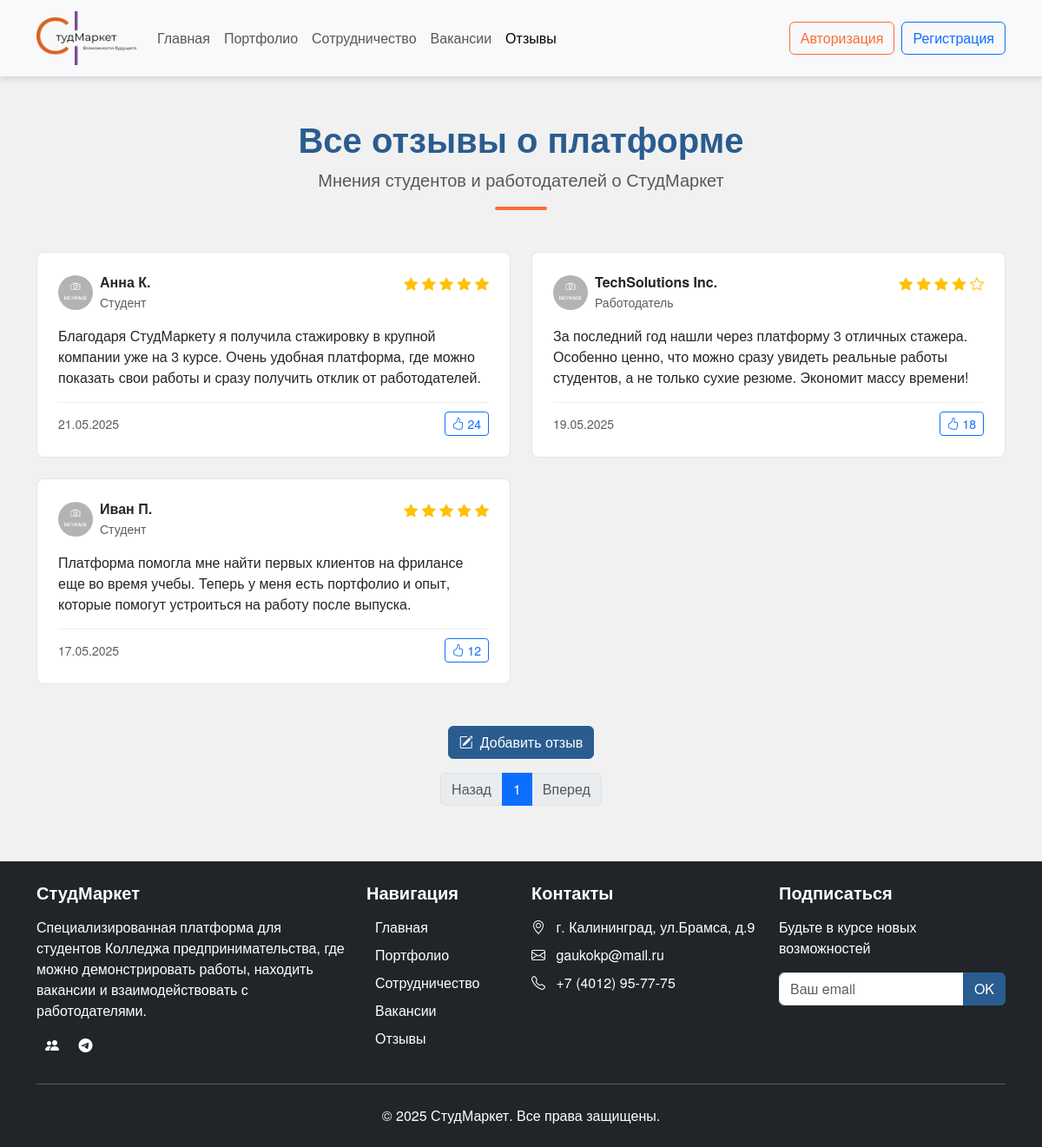
/files/all_reviews.php, run on an earlier commit of the app's database.
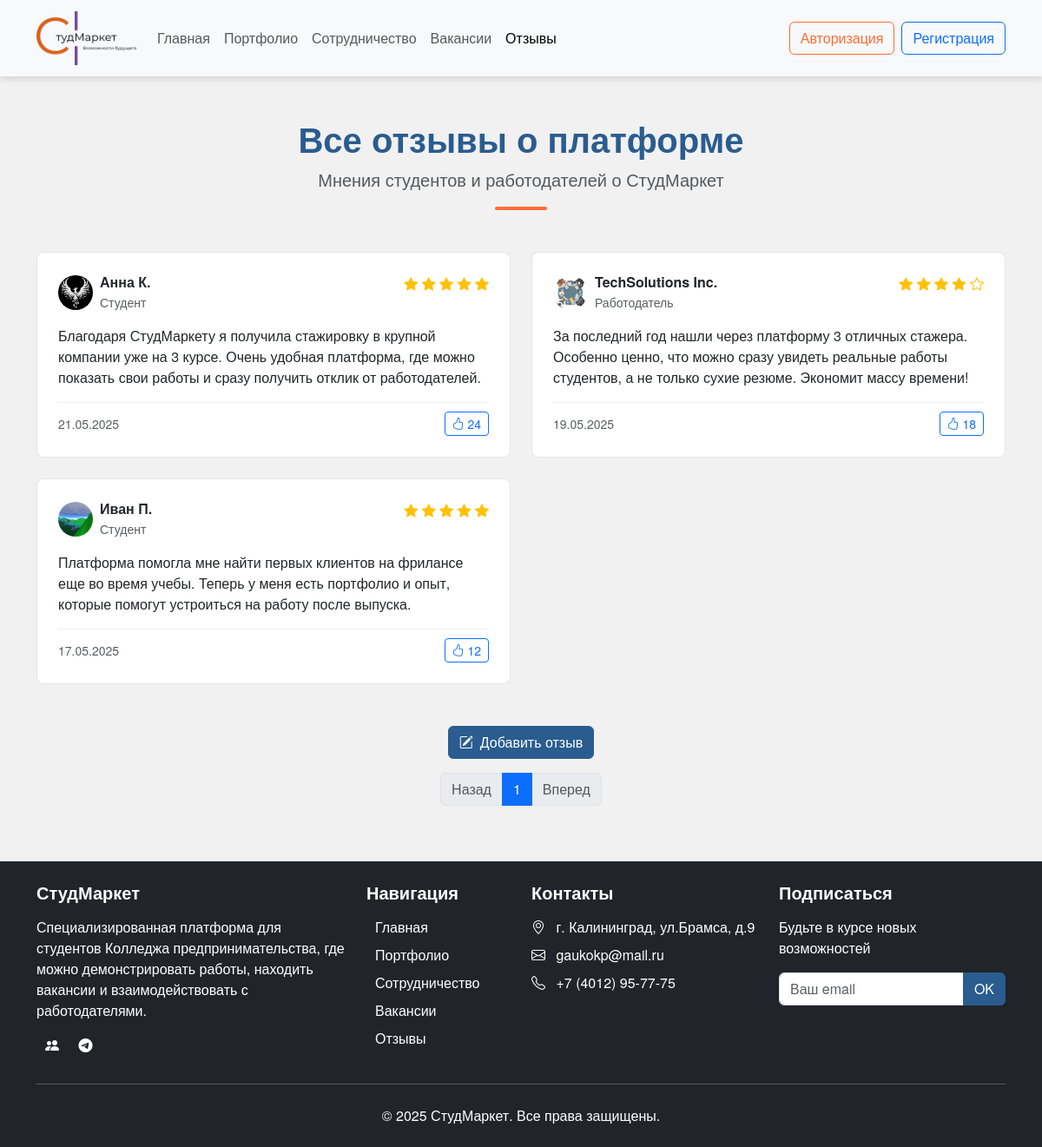
And on a later commit of the database.
### tables this page shows
CREATE TABLE `reviews` (
  `id` int(11) NOT NULL,
  `user_id` int(11) NOT NULL,
  `rating` tinyint(4) NOT NULL,
  `text` text NOT NULL,
  `created_at` timestamp NULL DEFAULT CURRENT_TIMESTAMP
);

CREATE TABLE `users` (
  `id` int(11) NOT NULL,
  `name` varchar(100) NOT NULL,
  `email` varchar(100) NOT NULL,
  `password` varchar(255) NOT NULL,
  `user_type` enum('student','employer') NOT NULL,
  `phone` varchar(20) DEFAULT NULL,
  `created_at` timestamp NULL DEFAULT CURRENT_TIMESTAMP,
  `avatar_path` varchar(255) DEFAULT 'img/no-image.png'
);

### files/all_reviews.php (the view, shortened to what this page needs)
<?php
require_once("../config/link.php");
$isLoggedIn = isset($_SESSION['user_id']);
$current_page = isset($_GET['page']) ? (int)$_GET['page'] : 1;
$limit = 10;
$offset = ($current_page - 1) * $limit;
$sql = "SELECT r.*, u.name as user_name, u.user_type, u.avatar_path, (SELECT COUNT(*) FROM likes WHERE review_id = r.id AND is_active = 1) as like_count, (SELECT SUM(like_currect) FROM likes WHERE review_id = r.id) as like_currect_sum FROM reviews r JOIN users u ON r.user_id = u.id ORDER BY r.created_at DESC LIMIT $limit OFFSET $offset";
$reviews = mysqli_query($conn, $sql);
$total_reviews = mysqli_fetch_assoc(mysqli_query($conn, "SELECT COUNT(*) as count FROM reviews"))['count'];
$total_pages = ceil($total_reviews / $limit);
?>
<!DOCTYPE html>
<html lang="ru">
<head>
    <link rel="stylesheet" href="../css/bootstrap.min.css">
    <link rel="stylesheet" href="https://cdn.jsdelivr.net/npm/bootstrap-icons@1.11.1/font/bootstrap-icons.css">
    <link rel="stylesheet" href="../style.css">
</head>
<body class="d-flex flex-column min-vh-100">
<div class="flex-grow-1">
    <nav class="navbar navbar-expand-lg navbar-light bg-light sticky-top">
        <div class="container">
            <a class="navbar-brand" href="../index.php">
                <img class="logo" src="../img/img5.png" alt="Логотип">
            </a>
            <div class="collapse navbar-collapse" id="navbarNav">
                <ul class="navbar-nav me-auto mb-2 mb-lg-0">
                    <?php
                    if ($isLoggedIn)
                    {
                    ?>
                    <li class="nav-item">
                        <a class="nav-link" href="../profile.php">Главная</a>
                    </li>
                    <?php
                    }
                    else
                    {
                    ?>
                    <li class="nav-item">
                        <a class="nav-link" href="../index.php">Главная</a>
                    </li>
                    <?php
                    }
                    ?>
                    <li class="nav-item">
                        <a class="nav-link" href="portfolio.php">Портфолио</a>
                    </li>
                    <li class="nav-item">
                        <a class="nav-link" href="cooperation.php">Сотрудничество</a>
                    </li>
                    <li class="nav-item">
                        <a class="nav-link" href="vacancies.php">Вакансии</a>
                    </li>
                    <li class="nav-item">
                        <a class="nav-link active" aria-current="page" href="all_reviews.php">Отзывы</a>
                    </li>
                </ul>
                <div class="d-flex">
                    <?php
                    if ($isLoggedIn)
                    {
                    ?>
                        <a href="logout.php" class="btn btn-outline-danger">
                            <i class="bi bi-box-arrow-right"></i> Выйти
                        </a>
                    <?php
                    }
                    else
                    {
                    ?>
                        <button class="btn btn-outline-light me-2" data-bs-toggle="modal" data-bs-target="#loginModal">Авторизация</button>
                        <button class="btn btn-outline-primary" data-bs-toggle="modal" data-bs-target="#registerModal">Регистрация</button>
                    <?php
                    }
                    ?>
                </div>
            </div>
        </div>
    </nav>
    <section class="reviews-section py-5">
        <div class="container">
            <div class="section-header text-center mb-5">
                <h2 class="display-5 fw-bold">Все отзывы о платформе</h2>
                <p class="lead text-muted">Мнения студентов и работодателей о СтудМаркет</p>
                <div class="divider mx-auto"></div>
            </div>
            <div class="row g-4">
                <?php
                while($review = mysqli_fetch_assoc($reviews))
                {
                    $isLiked = false;
                    $likeTotal = $review['like_count'] + ($review['like_currect_sum'] ?? 0);
                ?>
                <div class="col-lg-6">
                    <div class="review-card p-4 bg-white rounded-3 h-100">
                        <div class="review-header d-flex justify-content-between mb-3">
                            <div class="reviewer-info d-flex align-items-center">
                                <?php
                                $avatarPath = !empty($review['avatar_path']) ? $review['avatar_path'] : '../img/no-image.png';
                                if (!empty($review['avatar_path']) && strpos($review['avatar_path'], '../') === false)
                                {
                                    $avatarPath = '../' . $review['avatar_path'];
                                }
                                ?>
                                <img src="<?= htmlspecialchars($avatarPath) ?>" alt="Аватар" class="rounded-circle me-2" style="width: 40px; height: 40px; object-fit: cover;">
                                <div>
                                    <h6 class="mb-1"><?= htmlspecialchars($review['user_name']) ?></h6>
                                    <p class="text-muted small mb-0">
                                        <?= $review['user_type'] === 'employer' ? 'Работодатель' : 'Студент' ?>
                                    </p>
                                </div>
                            </div>
                            <div class="rating">
                                <div class="stars">
                                    <?php
                                    for ($i = 1; $i <= 5; $i++)
                                    {
                                    ?>
                                        <i class="bi bi-star<?= $i <= $review['rating'] ? '-fill' : '' ?> text-warning"></i>
                                    <?php
                                    }
                                    ?>
                                </div>
                            </div>
                        </div>
                        <div class="review-body">
                            <p class="mb-3"><?= nl2br(htmlspecialchars($review['text'])) ?></p>
                        </div>
                        <div class="review-footer d-flex justify-content-between align-items-center">
                            <p class="text-muted small mb-0">
                                <?= date('d.m.Y', strtotime($review['created_at'])) ?>
                            </p>
                            <?php
                            if ($isLoggedIn)
                            {
                            ?>
                                <a href="all_reviews.php?page=<?= $current_page ?>&action=<?= $isLiked ? 'unlike' : 'like' ?>&id=<?= $review['id'] ?>"
                                class="btn btn-sm <?= $isLiked ? 'btn-primary' : 'btn-outline-primary' ?> like-btn">
                                    <i class="bi bi-hand-thumbs-up"></i>
                                    <span class="like-count"><?= $likeTotal ?></span>
                                </a>
                            <?php
                            }
                            else
                            {
                            ?>
                                <button class="btn btn-sm btn-outline-primary like-btn" data-bs-toggle="modal" data-bs-target="#loginModal">
                                    <i class="bi bi-hand-thumbs-up"></i>
                                    <span class="like-count"><?= $likeTotal ?></span>
                                </button>
                            <?php
                            }
                            ?>
                        </div>
                    </div>
                </div>
                <?php
                }
                ?>
            </div>
            <div class="text-center mt-5">
                <?php
                if ($isLoggedIn)
                {
                ?>
                <button class="btn btn-primary" data-bs-toggle="modal" data-bs-target="#addReviewModal">
                    <i class="bi bi-pencil-square me-2"></i>Добавить отзыв
                </button>
                <?php
                }
                else
                {
                ?>
                <button class="btn btn-primary" data-bs-toggle="modal" data-bs-target="#loginModal">
                    <i class="bi bi-pencil-square me-2"></i>Добавить отзыв
                </button>
                <?php
                }
                ?>
            </div>
            <nav aria-label="Page navigation" class="mt-3">
                <ul class="pagination justify-content-center">
                    <li class="page-item <?= ($current_page == 1) ? 'disabled' : '' ?>">
                        <a class="page-link" href="all_reviews.php?page=<?= $current_page - 1 ?>" tabindex="-1">Назад</a>
                    </li>
                    <?php
                    for ($i = 1; $i <= $total_pages; $i++)
                    {
                    ?>
                        <li class="page-item <?= ($current_page == $i) ? 'active' : '' ?>">
                            <a class="page-link" href="all_reviews.php?page=<?= $i ?>"><?= $i ?></a>
                        </li>
                    <?php
                    }
                    ?>
                    <li class="page-item <?= ($current_page >= $total_pages) ? 'disabled' : '' ?>">
                        <a class="page-link" href="all_reviews.php?page=<?= $current_page + 1 ?>">Вперед</a>
                    </li>
                </ul>
            </nav>
        </div>
    </section>
</div>
<?php
    require_once("footer.php");
?>
</body>
</html>

### files/footer.php
<footer class="bg-dark text-white py-4">
    <div class="container">
        <div class="row">
            <div class="col-md-4 mb-4 mb-md-0">
                <h5 class="mb-3">СтудМаркет</h5>
                <p>Специализированная платформа для студентов Колледжа предпринимательства, где можно демонстрировать работы, находить вакансии и взаимодействовать с работодателями.</p>
                <div class="social-icons">
                    <a href="https://vk.com/studmarket39" class="text-white me-2"><i class="bi bi-people-fill"></i></a>
                    <a href="https://t.me/StudMarket_bot" class="text-white"><i class="bi bi-telegram"></i></a>
                </div>
            </div>
            <div class="col-md-2 mb-4 mb-md-0">
                <h5 class="navigation mb-3">Навигация</h5>
                <ul class="list-navigation list-unstyled">
                <?php
                if ($isLoggedIn)
                {
                ?>
                    <li class="mb-2"><a href="../profile.php" class="text-white text-decoration-none">Главная</a></li>
                <?php
                }
                else
                {
                ?>
                    <li class="mb-2"><a href="../index.php" class="text-white text-decoration-none">Главная</a></li>
                <?php
                }
                ?>
                    <li class="mb-2"><a href="../files/portfolio.php" class="text-white text-decoration-none">Портфолио</a></li>
                    <li class="mb-2"><a href="../files/cooperation.php" class="text-white text-decoration-none">Сотрудничество</a></li>
                    <li class="mb-2"><a href="../files/vacancies.php" class="text-white text-decoration-none">Вакансии</a></li>
                    <li><a href="../files/all_reviews.php" class="text-white text-decoration-none">Отзывы</a></li>
                </ul>
            </div>
            <div class="col-md-3 mb-4 mb-md-0">
                <h5 class="mb-3">Контакты</h5>
                <ul class="list-unstyled">
                    <li class="mb-2"><i class="bi bi-geo-alt me-2"></i> г. Калининград, ул.Брамса, д.9</li>
                    <li class="mb-2"><i class="bi bi-envelope me-2"></i> gaukokp@mail.ru</li>
                    <li><i class="bi bi-telephone me-2"></i> +7 (4012) 95-77-75</li>
                </ul>
            </div>
            <div class="col-md-3">
                <h5 class="mb-3">Подписаться</h5>
                <p>Будьте в курсе новых возможностей</p>
                <div class="input-group mb-3">
                    <input type="email" class="form-control" placeholder="Ваш email">
                    <button class="btn btn-primary" type="button">OK</button>
                </div>
            </div>
        </div>
        <hr class="my-4">
        <div class="text-center">
            <p class="mb-0">© 2025 СтудМаркет. Все права защищены.</p>
        </div>
    </div>
</footer>

### style.css (style rules this page uses)
* { padding: 0; margin: 0; }
body { font-family: 'Helvetica Neue', Helvetica, Arial, sans-serif; background-color: #f8f9fa; color: #212529; }
h1, h2, h3, h4, h5, h6 { font-weight: 700; }
a { transition: color 0.3s; }
.navbar { box-shadow: 0 4px 6px rgba(0,0,0,0.1); }
.logo { width: 115px; height: auto; }
.btn-primary { background-color: #2A5C8F; border-color: #2A5C8F; transition: background-color 0.3s; }
.section-header h2 { font-size: 2.5rem; color: #2A5C8F; }
.divider { width: 60px; height: 4px; background-color: #FF6B35; margin: 1rem auto; border-radius: 2px; }
.btn-outline-light { border-color: #FF6B35; color: #FF6B35; }
footer { background-color: #212529; }
footer a { color: #fff; text-decoration: none; margin: 0 10px; transition: color 0.3s; }
footer p { margin-top: 1rem; }
.reviews-section { background-color: #f1f1f1; }
.review-card { transition: transform 0.3s, box-shadow 0.3s; border: 1px solid rgba(0,0,0,0.1); display: flex; flex-direction: column; }
.review-body { flex-grow: 1; }
.review-footer { margin-top: auto; padding-top: 10px; border-top: 1px solid #eee; }
.like-btn { transition: all 0.3s; padding: 0.15rem 0.5rem; }
.like-btn { cursor: pointer; }

What changed in the data, as far as the page shows it:
changed through a linked row, reviews "Анна К.": user.avatar_path: picture added in place of a placeholder
changed through a linked row, reviews "TechSolutions Inc.": user.avatar_path: picture added in place of a placeholder
changed through a linked row, reviews "Иван П.": user.avatar_path: picture added in place of a placeholder
